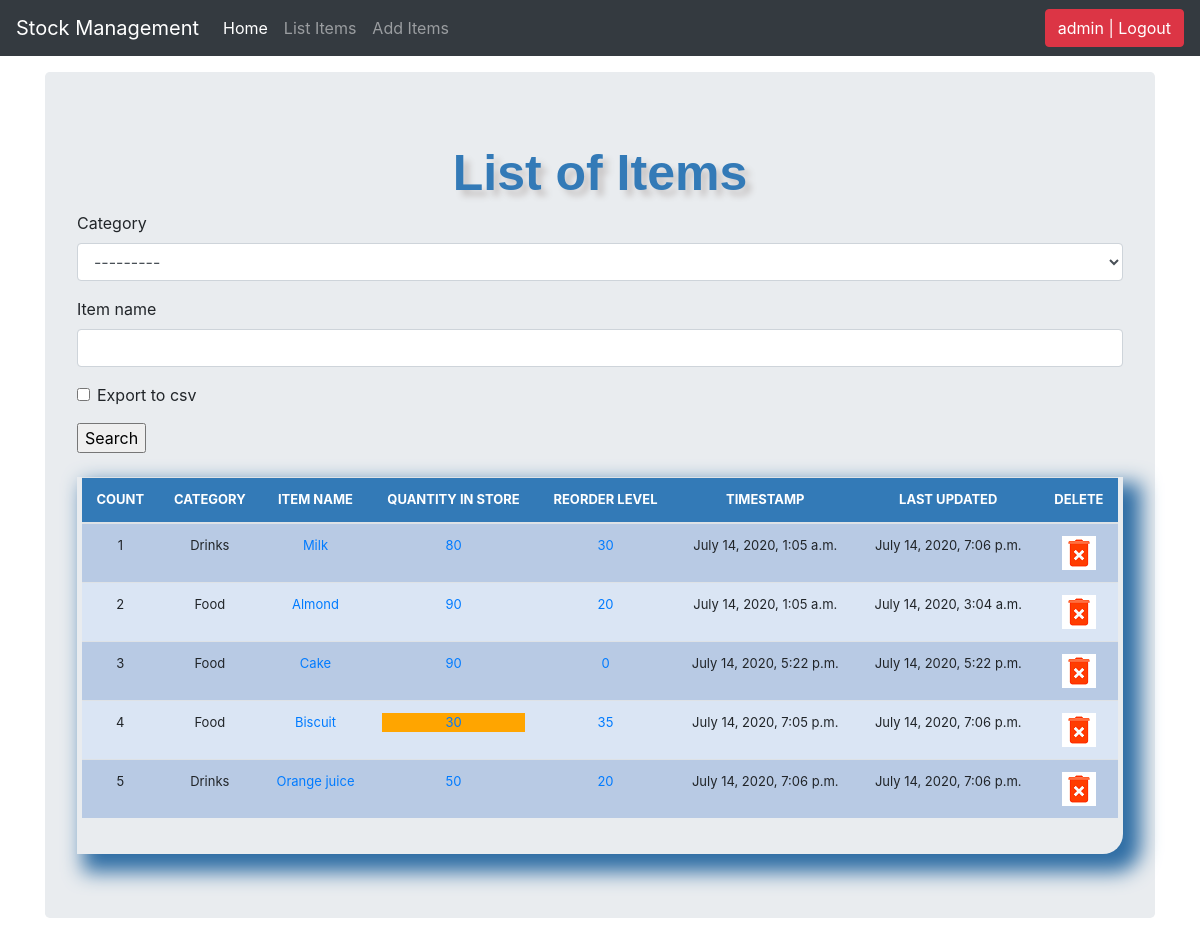
The page /list_item/ (signed in) on the database its author committed.
### stockmgt/models.py (models this page shows, shortened)
class Stock(models.Model):
	category = models.ForeignKey(Category, on_delete=models.CASCADE, blank=True)
	item_name = models.CharField(max_length=50, blank=True, null=True)
	quantity = models.IntegerField(default='0', blank=False, null=True)
	receive_quantity = models.IntegerField(default='0', blank=True, null=True)
	receive_by = models.CharField(max_length=50, blank=True, null=True)
	issue_quantity = models.IntegerField(default='0', blank=True, null=True)
	issue_by = models.CharField(max_length=50, blank=False, null=True)
	issue_to = models.CharField(max_length=50, blank=True, null=True)
	phone_number = models.CharField(max_length=50, blank=True, null=True)
	created_by = models.CharField(max_length=50, blank=True, null=True)
	reorder_level = models.IntegerField(default='0', blank=True, null=True)
	last_updated = models.DateTimeField(auto_now_add=False, auto_now=True)
	timestamp = models.DateTimeField(auto_now_add=True, auto_now=False)
	date= models.DateTimeField(auto_now_add=False, auto_now=False)

class Category(models.Model):
	name = models.CharField(max_length=50, blank=True, null=True)
	def __str__(self):
		return self.name

### stockmgt/views.py (the view, shortened to what this page needs)
# urls.py: path('list_item/', views.list_item, name='list_item'),
@login_required
def list_item(request):
    header= 'List of Items'
    form = StockSearchForm(request.POST or None)
    queryset = Stock.objects.all()
    context = {
		"header": header,
		"queryset": queryset,
        	"form": form,
    }
    return render(request, "list_item.html", context)

### stockmgt/forms.py
class StockSearchForm(forms.ModelForm):
    export_to_CSV = forms.BooleanField(required=False)
    class Meta:
        model = Stock
        fields = ['category', 'item_name']

### stockmgt/templates/list_item.html (shortened to what this page needs)
{% load static %}
{% load crispy_forms_tags %}
<!DOCTYPE html>
<html lang="en">
  <head>
<link href="{% static 'css/stylesheet.css' %}" rel="stylesheet">
<link href="{% static 'css/bootstrap.min.css' %}" rel="stylesheet">
    <link href="{% static 'css/navbar-top-fixed.css' %}" rel="stylesheet">
    </head>
    <body>
   {% include 'navbar.html' %}
   <main role="main" class="container">
    <div class="jumbotron">
     <div class="header">{{header}}</div>
     <form method='POST' action=''>{% csrf_token %}
         {{form|crispy}}
         <input type="submit" value='Search'/>
     </form>
     <br>
        <div class="display_table">
        <table class='table'>
          <thead>
          <tr>
            <th>COUNT</th>
            <th>CATEGORY</th>
            <th>ITEM NAME</th>
            <th>QUANTITY IN STORE</th>
            <th>REORDER LEVEL</th>
            <th>TIMESTAMP</th>
            <th>LAST UPDATED</th>
            <th>DELETE</th>
          </tr>
        </thead>
      {% for instance in queryset %}
          <tr>
            <td>{{forloop.counter}}</td>
            <td>{{instance.category}}</td>
            <td><a href="{% url 'update_items' instance.id %}">{{instance.item_name}}</a></td>
            <td>
           {% if instance.quantity <= instance.reorder_level %}
           <div style="background-color: orange;">
            <a href="{% url 'stock_detail' instance.id %}">{{instance.quantity}}</a>
           </div>
           {% else %}
             <a href="{% url 'stock_detail' instance.id %}">{{instance.quantity}}</a>
           {% endif %}
          </td>
            <td><a href="{% url 'reorder_level' instance.id %}">{{instance.reorder_level}}</a></td>
            <td>{{instance.timestamp}}</td>
            <td>{{instance.last_updated}}</td>
            <td><a href="{% url 'delete_items' instance.id %}"><img src="{% static 'img/delete.png' %}"</a></td>
          </tr>
      {% endfor %}
    </table>
    </div>
  </div>
</main>
      </body>
</html>

### stockmgt/templates/navbar.html (shortened to what this page needs)
<nav class="navbar navbar-expand-md navbar-dark fixed-top bg-dark">
  <a class="navbar-brand" href="/">Stock Management</a>
  <div class="collapse navbar-collapse" id="navbarCollapse">
    <ul class="navbar-nav mr-auto">
      <li class="nav-item active">
        <a class="nav-link" href="/">Home <span class="sr-only">(current)</span></a>
      </li>
      {% if request.user.is_authenticated %}
      <li class="nav-item">
        <a class="nav-link" href="/list_item">List Items</a>
      </li>
      <li class="nav-item">
        <a class="nav-link" href="/add_items">Add Items</a>
      </li>
      {% endif %}
    </ul>
     <ul class="navbar-nav">
        {% if request.user.is_authenticated %}
        <li><a href="/accounts/logout"><button class="btn btn-danger">{{ user }} | Logout</button></a></li>
        {% else %}
        <li><a href="/accounts/login">Login</a></li>
        {% endif %}
    </ul>
  </div>
</nav>

### stockmgt/static/css/stylesheet.css (style rules this page uses)
body { background-color: #34eb6b; }
.table { font-size: 13px; text-align: center; width: 95%; margin: auto; }
.table tr:nth-child(odd) { background: #B8CAE4 }
.table tr:nth-child(even) { background: #dae5f4 }
th { background-color: #337ab7; color: white; }
.display_table { border-bottom-right-radius: 20px; padding-left: 5px; padding-right: 5px; padding-bottom: 20px; box-shadow: 12px 12px 20px 6px #2e6da4; }
.header { font-family: helvetica; color: #337ab7; font-size: 50px; text-align: center; width: 100%; text-shadow: 6px 6px 6px #c9c6c6; display: block; font-weight: bolder; }

### stockmgt/static/css/navbar-top-fixed.css (style rules this page uses)
body { min-height: 75rem; padding-top: 4.5rem; }

### rows shown on the page
Stock: category "Drinks", item_name "Milk", quantity "80", reorder_level "30", timestamp "July 14, 2020, 1:05 a.m.", last_updated "July 14, 2020, 7:06 p.m."
Stock: category "Food", item_name "Almond", quantity "90", reorder_level "20", timestamp "July 14, 2020, 1:05 a.m.", last_updated "July 14, 2020, 3:04 a.m."
Stock: category "Food", item_name "Cake", quantity "90", reorder_level "0", timestamp "July 14, 2020, 5:22 p.m.", last_updated "July 14, 2020, 5:22 p.m."
Stock: category "Food", item_name "Biscuit", quantity "30", reorder_level "35", timestamp "July 14, 2020, 7:05 p.m.", last_updated "July 14, 2020, 7:06 p.m."
Stock: category "Drinks", item_name "Orange juice", quantity "50", reorder_level "20", timestamp "July 14, 2020, 7:06 p.m.", last_updated "July 14, 2020, 7:06 p.m."

### other values the page prints
{{ user }} "admin"
{{ header }} "List of Items"
